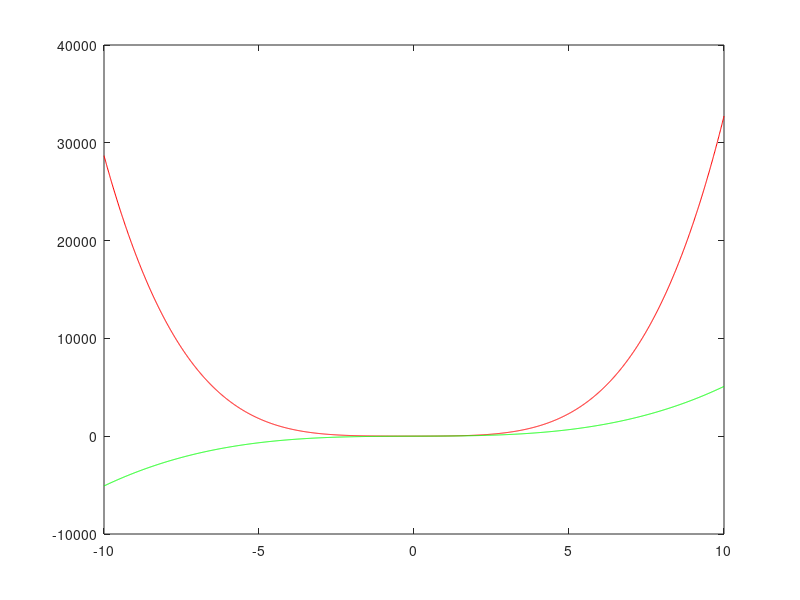

Reproduce this figure in MATLAB.
x = [-10 : 0.01: 10];
y = 3*x.^4 + 2 * x.^3 + 7 * x.^2 + 2 * x + 9;
g = 5 * x.^3 + 9 * x + 2;
plot(x, y, 'r', x, g, 'g')